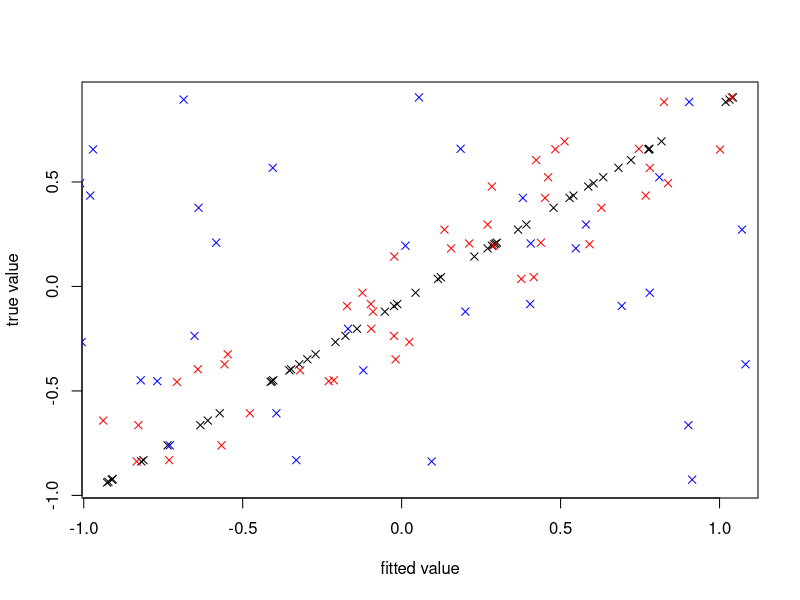
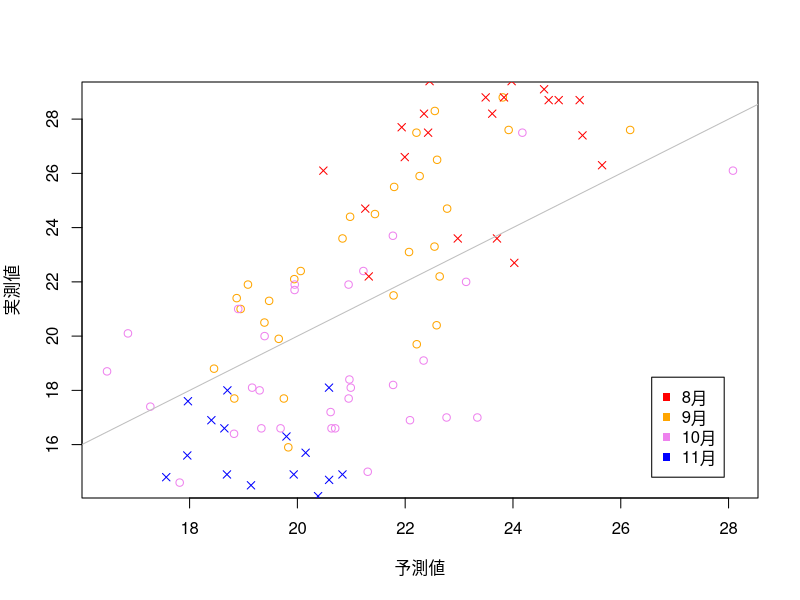
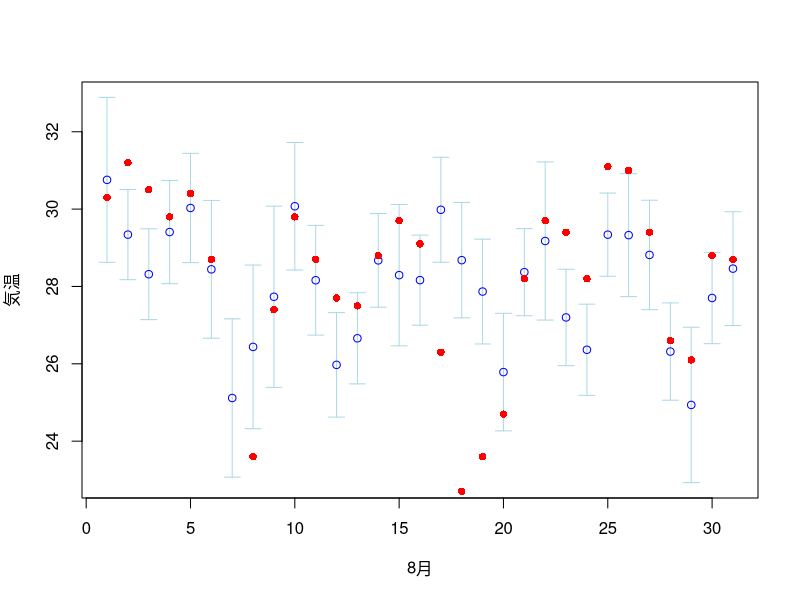
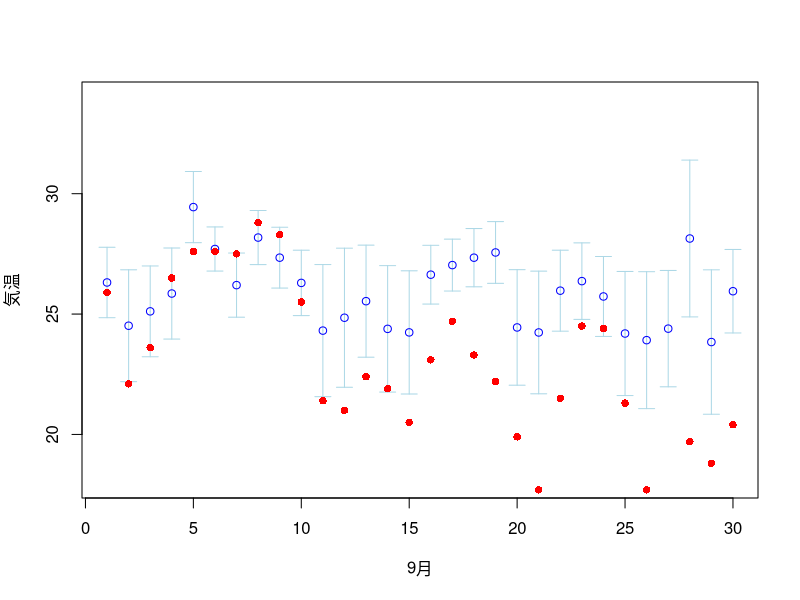
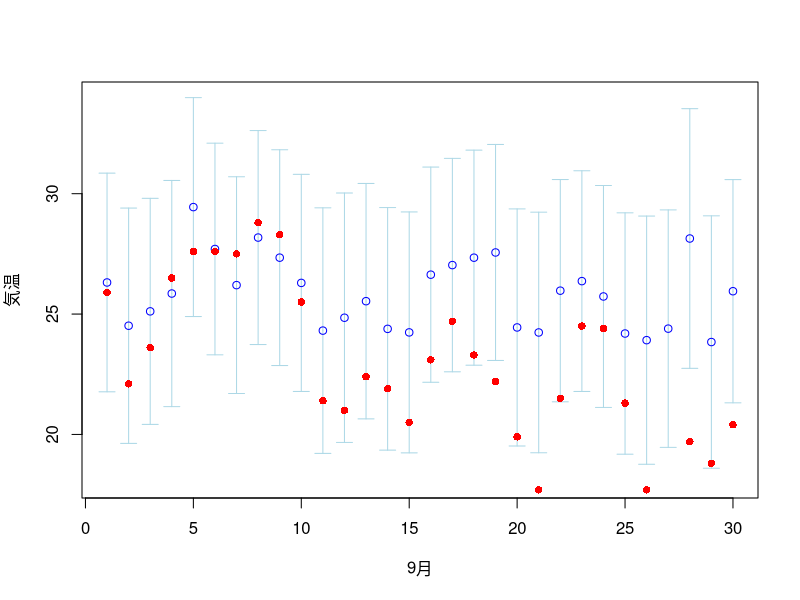

These figures' R source, in order:
## 回帰式を用いた予測の例

### 人工データによる例
### モデル: y = 1 - 2 * x1
## 人工データの生成
set.seed(123)  # 乱数のシード値の設定 
n <- 50        # データ数の設定
x1 <- runif(n) # 説明変数x1の観測データ
x2 <- runif(n) # (不要な)説明変数x2の観測データ
eps <- rnorm(n, sd=0.5) # 誤差項
y <- 1 - 2 * x1 + eps   # 目的変数の観測データ
mydat1 <- data.frame(x1=x1, x2=x2, y=y) # 観測データ
est1 <- lm(y ~ x1, data=mydat1) # x1による正しいモデル
summary(est1)
est2 <- lm(y ~ x1 + x2, data=mydat1) # x1とx2の冗長なモデル
summary(est2)
est3 <- lm(y ~ x2, data=mydat1) # x2による誤ったモデル
summary(est3)

## 新規データに対する予測
mydat2 <- data.frame(x1=runif(n), # 説明変数の新規データ
                     x2=runif(n,-10,10)) 
ynew <- 1 - 2 * mydat2$x1 # 新規データの目的変数の真値
yhat1 <- predict(est1, newdata=mydat2) # est1での予測値
yhat2 <- predict(est2, newdata=mydat2) # est2での予測値
yhat3 <- predict(est3, newdata=mydat2) # est3での予測値

## 決定係数による評価
cor(ynew, yhat1)^2
cor(ynew, yhat2)^2
cor(ynew, yhat3)^2

## 散布図による可視化
plot(ynew ~ yhat1, pch=4,               # 黒
     xlab="fitted value", ylab="true value") 
points(ynew ~ yhat2, pch=4, col="red")  # 赤
points(ynew ~ yhat3, pch=4, col="blue") # 青

### 東京都の気候による例
### 気温を目的変数とする回帰分析
### 9,10月のデータでモデルを構築し，8,11月のデータを予測
if(Sys.info()["sysname"]=="Darwin") { # MacOSの場合
    par(family="HiraginoSans-W4")}    # 日本語フォント
rawdata <- read.csv("data/tokyo_weather.csv",
                    fileEncoding="utf8")
model <- 気温 ~ 日射量 + 気圧               # モデル
mydat1 <- subset(rawdata, 月 %in% 9:10)    # 推定用データ
mydat2 <- subset(rawdata, 月 %in% c(8,11)) # 予測用データ
est <- lm(model, data=mydat1)              # 推定
summary(est)                               # 評価

## 予測値の計算
mypr1 <- predict(est) # データの予測値(あてはめ値)
mypr2 <- predict(est, # 新規データでの予測値
                 newdata=mydat2) 

## 予測結果を図示
mycol <- rep("black",12) 
mycol[8:11] <- c("red","orange","violet","blue")
plot(mydat1$気温 ~ mypr1, pch=1, col=mycol[mydat1$月],
     xlab="予測値", ylab="実測値") # データ1の散布図
legend("bottomright",inset=.05, # 凡例の作成
       pch=15, col=mycol[8:11],
       legend=c("8月","9月","10月","11月"))
points(mydat2$気温 ~ mypr2,      # データ2
       pch=4, col=mycol[mydat2$月]) 
abline(0,1,col="gray") # 予測が正しい場合のガイド線

## 信頼区間と予測区間の計算
require(plotrix) # 区間付きのグラフを利用するため
model <- 気温 ~ 日射量 + 気圧 + 雲量     # モデル
mydat3 <- subset(rawdata, 月 %in% 8) # 推定用データ
mydat4 <- subset(rawdata, 月 %in% 9) # 予測用データ
est <- lm(model, data=mydat3)        # 推定
## 信頼区間
myfit <- predict(est,
                 interval="confidence") 
mycnf <- predict(est, newdata=mydat4,
                 interval="confidence")
## 予測区間
myprd <- predict(est, newdata=mydat4,
                 interval="prediction")
## 8月のデータで8月をあてはめた信頼区間
plotCI(mydat3$日, myfit[,"fit"],
       ui=myfit[,"upr"], li=myfit[,"lwr"],
       col="blue", scol="lightblue",
       xlab="8月", ylab="気温")
with(mydat3,points(日, 気温, col="red", pch=16))
## 8月のデータで9月をあてはめた信頼区間
plotCI(mydat4$日, mycnf[,"fit"],
       ui=mycnf[,"upr"], li=mycnf[,"lwr"],
       col="blue", scol="lightblue",
       xlab="9月", ylab="気温", ylim=c(18,34))
with(mydat4,points(日, 気温, col="red", pch=16))
## 8月のデータで9月をあてはめた予測区間
plotCI(mydat4$日, myprd[,"fit"],
       ui=myprd[,"upr"], li=myprd[,"lwr"],
       col="blue", scol="lightblue",
       xlab="9月", ylab="気温", ylim=c(18,34))
with(mydat4,points(日, 気温, col="red", pch=16))
